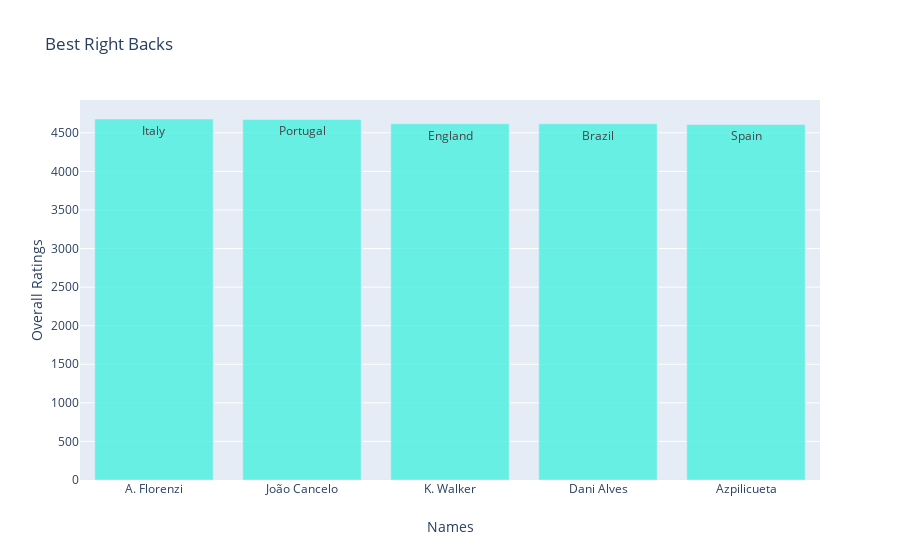

The cell this chart's notebook holds for it:
### Code cell
trace_rfb=go.Bar(
            x=rfb1.Name,
            y=rfb1.FullBacks,
            name="FullBacks",
            marker=dict(color="rgba(72,240,224,0.8)"),
            text=rfb1.Nationality)
data_rfb=[trace_rfb]
layout_rfb=dict(title="Best Right Backs"
            ,xaxis=dict(title="Names",ticklen=5,zeroline=False),
            yaxis=dict(title="Overall Ratings",ticklen=5,zeroline=False))
fig_rfb=go.Figure(data=data_rfb, layout=layout_rfb)
iplot(fig_rfb)

### Figure 1 — Plotly figure (JSON) as saved in the notebook; plotly's stock layout.template omitted (floating-point values rounded to 4 significant figures)
{"data": [{"marker": {"color": "rgba(72,240,224,0.8)"}, "name": "FullBacks", "text": ["Italy", "Portugal", "England", "Brazil", "Spain"], "type": "bar", "x": ["A. Florenzi", "João Cancelo", "K. Walker", "Dani Alves", "Azpilicueta"], "y": [4679, 4674, 4617, 4617, 4608]}], "layout": {"title": {"text": "Best Right Backs"}, "xaxis": {"ticklen": 5, "title": {"text": "Names"}, "zeroline": false}, "yaxis": {"ticklen": 5, "title": {"text": "Overall Ratings"}, "zeroline": false}}}
